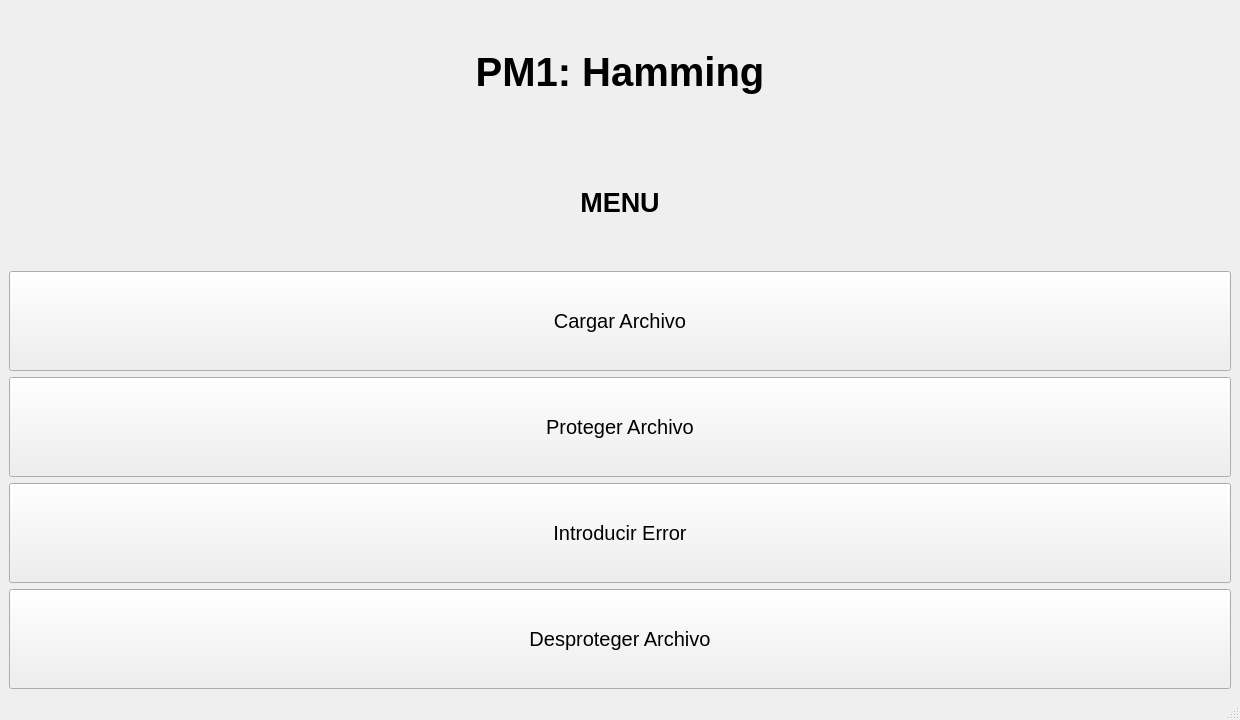
<?xml version="1.0" encoding="UTF-8"?>
<ui version="4.0">
 <class>MainWindow</class>
 <widget class="QMainWindow" name="MainWindow">
  <property name="geometry">
   <rect>
    <x>0</x>
    <y>0</y>
    <width>1240</width>
    <height>720</height>
   </rect>
  </property>
  <property name="windowTitle">
   <string>MainWindow</string>
  </property>
  <widget class="QWidget" name="centralwidget">
   <layout class="QGridLayout" name="gridLayout">
    <item row="0" column="0">
     <widget class="QLabel" name="tituloLabel">
      <property name="minimumSize">
       <size>
        <width>0</width>
        <height>50</height>
       </size>
      </property>
      <property name="font">
       <font>
        <pointsize>30</pointsize>
        <bold>true</bold>
       </font>
      </property>
      <property name="text">
       <string>PM1: Hamming</string>
      </property>
      <property name="alignment">
       <set>Qt::AlignmentFlag::AlignCenter</set>
      </property>
     </widget>
    </item>
    <item row="5" column="0">
     <widget class="QPushButton" name="addErrorButton">
      <property name="minimumSize">
       <size>
        <width>0</width>
        <height>100</height>
       </size>
      </property>
      <property name="font">
       <font>
        <pointsize>15</pointsize>
       </font>
      </property>
      <property name="text">
       <string>Introducir Error</string>
      </property>
     </widget>
    </item>
    <item row="6" column="0">
     <widget class="QPushButton" name="desproArchivoButton">
      <property name="minimumSize">
       <size>
        <width>0</width>
        <height>100</height>
       </size>
      </property>
      <property name="font">
       <font>
        <pointsize>15</pointsize>
       </font>
      </property>
      <property name="text">
       <string>Desproteger Archivo</string>
      </property>
     </widget>
    </item>
    <item row="4" column="0">
     <widget class="QPushButton" name="protegerArchivoButton">
      <property name="minimumSize">
       <size>
        <width>0</width>
        <height>100</height>
       </size>
      </property>
      <property name="font">
       <font>
        <pointsize>15</pointsize>
       </font>
      </property>
      <property name="text">
       <string>Proteger Archivo</string>
      </property>
     </widget>
    </item>
    <item row="3" column="0">
     <widget class="QPushButton" name="cargarArchivoButton">
      <property name="enabled">
       <bool>true</bool>
      </property>
      <property name="minimumSize">
       <size>
        <width>0</width>
        <height>100</height>
       </size>
      </property>
      <property name="baseSize">
       <size>
        <width>0</width>
        <height>0</height>
       </size>
      </property>
      <property name="font">
       <font>
        <pointsize>15</pointsize>
       </font>
      </property>
      <property name="text">
       <string>Cargar Archivo</string>
      </property>
     </widget>
    </item>
    <item row="1" column="0">
     <widget class="QLabel" name="menuLabel">
      <property name="font">
       <font>
        <pointsize>20</pointsize>
        <bold>true</bold>
       </font>
      </property>
      <property name="mouseTracking">
       <bool>false</bool>
      </property>
      <property name="layoutDirection">
       <enum>Qt::LayoutDirection::LeftToRight</enum>
      </property>
      <property name="text">
       <string>MENU</string>
      </property>
      <property name="alignment">
       <set>Qt::AlignmentFlag::AlignCenter</set>
      </property>
     </widget>
    </item>
   </layout>
  </widget>
  <widget class="QMenuBar" name="menubar">
   <property name="geometry">
    <rect>
     <x>0</x>
     <y>0</y>
     <width>1191</width>
     <height>33</height>
    </rect>
   </property>
  </widget>
  <widget class="QStatusBar" name="statusbar"/>
 </widget>
 <resources/>
 <connections/>
</ui>
